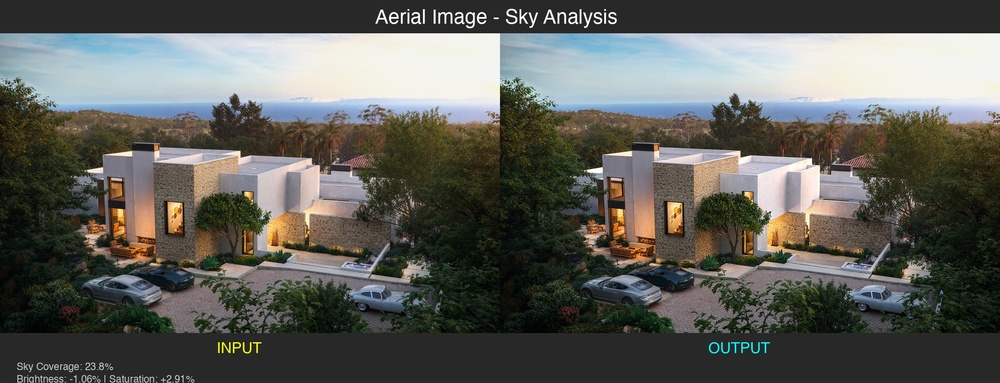
#> input picture comparison_images/aerial_sky_comparison.jpg, 1000 x 383 px, shrunk from 2400 x 920 before the run
$ python -i spatial_frequency.py   (imports and definitions only)
#> lines starting #> are read from the running program, lines starting #| are printed output that depends on the picture
"""Spatial frequency analysis for visual comfort.

Research findings:
- Human visual system most sensitive to 2-6 cycles per degree
- Low spatial frequencies (LSF) convey coarse information via magnocellular pathways
- High spatial frequencies (HSF) provide detail via parvocellular pathways
- Coarse-to-fine sequence: LSF processed before HSF
- Excessive HSF content causes visual discomfort and fatigue
- Balanced spatial frequency distribution reduces visual stress

For architectural photography:
- Overall composition (LSF) forms first impressions
- Textural detail (HSF) provides richness
- Balance prevents visual exhaustion

This module analyzes and optimizes spatial frequency content.
"""

import logging
from dataclasses import dataclass
from typing import List, Optional, Tuple, Union

import cv2
import numpy as np
from PIL import Image
from scipy import fftpack

logger = logging.getLogger(__name__)


@dataclass
class SpatialFrequencyAnalysis:
    """Spatial frequency analysis results.

    Attributes:
        lsf_energy: Low spatial frequency energy
        msf_energy: Mid spatial frequency energy
        hsf_energy: High spatial frequency energy
        balance_score: Balance score (0-1, higher = better balanced)
        dominant_frequencies: Dominant frequency bands
        visual_comfort_score: Predicted visual comfort (0-1)
        recommendations: Optimization suggestions
    """

    lsf_energy: float
    msf_energy: float
    hsf_energy: float
    balance_score: float
    dominant_frequencies: List[str]
    visual_comfort_score: float
    recommendations: List[str]


class SpatialFrequencyAnalyzer:
    """Analyze spatial frequency content for visual comfort.

    Uses Fourier transform to decompose image into frequency bands.
    Evaluates balance and predicts visual comfort.

    Example:
        >>> analyzer = SpatialFrequencyAnalyzer()
        >>> analysis = analyzer.analyze("architectural_photo.jpg")
        >>> print(f"Visual comfort: {analysis.visual_comfort_score:.2f}")
        >>> print(f"Balance: {analysis.balance_score:.2f}")
        >>> if analysis.visual_comfort_score < 0.7:
        ...     print("Recommendations:", analysis.recommendations)
    """

    # Frequency band definitions (cycles per degree approximations)
    # Assuming ~60 pixels per degree at typical viewing distance
    LSF_THRESHOLD = 0.1  # Low: 0-0.1 (large structures)
    MSF_THRESHOLD = 0.3  # Mid: 0.1-0.3 (medium details)

    # Non-DC energy at or below this fraction of the whole power spectrum is
    # floating-point residue, not structure. A single 1-level step in a flat
    # 480x640 uint8 image is ~1e-10, rounding residue of a flat image ~1e-32.
    _STRUCTURE_ENERGY_FLOOR = 1e-20
    # High: >0.3 (fine details)

    # Optimal energy distribution
    OPTIMAL_LSF = 0.50  # 50% low frequency
    OPTIMAL_MSF = 0.35  # 35% mid frequency
    OPTIMAL_HSF = 0.15  # 15% high frequency

    def __init__(self):
        """Initialize spatial frequency analyzer."""
        logger.info("SpatialFrequencyAnalyzer initialized")

    def analyze(
        self,
        image: Union[str, np.ndarray, Image.Image],
        viewing_distance_factor: float = 1.0,
    ) -> SpatialFrequencyAnalysis:
        """Analyze spatial frequency distribution.

        Args:
            image: Input image
            viewing_distance_factor: Viewing distance adjustment (1.0 = standard)

        Returns:
            Spatial frequency analysis
        """
        # Load and convert to grayscale
        image_gray = self._load_image_gray(image)

        # Compute frequency spectrum
        spectrum = self._compute_spectrum(image_gray)

        # Calculate frequency band energies
        lsf_energy, msf_energy, hsf_energy = self._calculate_band_energies(spectrum, viewing_distance_factor)

        # Normalize energies. The bands exclude the DC term, so a flat image
        # leaves only FFT rounding residue (~1e-32 of the spectrum for
        # non-power-of-two sizes); normalising that residue would yield
        # arbitrary band shares. Treat it as no structural energy.
        total_energy = lsf_energy + msf_energy + hsf_energy
        if total_energy <= self._STRUCTURE_ENERGY_FLOOR * float(np.sum(spectrum)):
            total_energy = 0.0
        lsf_norm = lsf_energy / total_energy if total_energy > 0 else 0
        msf_norm = msf_energy / total_energy if total_energy > 0 else 0
        hsf_norm = hsf_energy / total_energy if total_energy > 0 else 0

        # Calculate balance score
        balance_score = self._calculate_balance_score(lsf_norm, msf_norm, hsf_norm)

        # Identify dominant frequencies
        dominant_frequencies = self._identify_dominant_frequencies(lsf_norm, msf_norm, hsf_norm)

        # Calculate visual comfort score
        visual_comfort_score = self._calculate_comfort_score(lsf_norm, msf_norm, hsf_norm, balance_score)

        # Generate recommendations
        recommendations = self._generate_recommendations(lsf_norm, msf_norm, hsf_norm, visual_comfort_score)

        return SpatialFrequencyAnalysis(
            lsf_energy=lsf_norm,
            msf_energy=msf_norm,
            hsf_energy=hsf_norm,
            balance_score=balance_score,
            dominant_frequencies=dominant_frequencies,
            visual_comfort_score=visual_comfort_score,
            recommendations=recommendations,
        )

    def _compute_spectrum(self, image: np.ndarray) -> np.ndarray:
        """Compute 2D Fourier spectrum.

        Args:
            image: Grayscale image

        Returns:
            Power spectrum
        """
        # Apply 2D FFT
        fft = fftpack.fft2(image)
        fft_shifted = fftpack.fftshift(fft)

        # Compute power spectrum
        spectrum = np.abs(fft_shifted) ** 2

        return spectrum

    def _calculate_band_energies(self, spectrum: np.ndarray, viewing_distance_factor: float) -> Tuple[float, float, float]:
        """Calculate energy in each frequency band.

        Args:
            spectrum: Power spectrum
            viewing_distance_factor: Viewing distance adjustment

        Returns:
            Tuple of (LSF, MSF, HSF) energies
        """
        h, w = spectrum.shape

        # Radial frequency in cycles per pixel, built per axis so the bands are
        # isotropic for non-square images (bin distances are not: one bin is
        # 1/h cycles/px vertically but 1/w horizontally). The grids are
        # fftshift-ed to match the shifted spectrum.
        fy = fftpack.fftshift(np.fft.fftfreq(h))[:, None]
        fx = fftpack.fftshift(np.fft.fftfreq(w))[None, :]
        radius = np.sqrt(fx**2 + fy**2)

        # Normalize by the corner (Nyquist diagonal) frequency sqrt(0.5) so the
        # thresholds keep their meaning on square images.
        norm_radius = radius / np.sqrt(0.5)

        # Adjust thresholds by viewing distance
        lsf_thresh = self.LSF_THRESHOLD * viewing_distance_factor
        msf_thresh = self.MSF_THRESHOLD * viewing_distance_factor

        # Create masks for each band. The DC term (zero frequency) is the image
        # mean, i.e. brightness rather than structure, so it belongs to no band.
        lsf_mask = (norm_radius <= lsf_thresh) & (radius > 0)
        msf_mask = (norm_radius > lsf_thresh) & (norm_radius <= msf_thresh)
        hsf_mask = norm_radius > msf_thresh

        # Calculate energies
        lsf_energy = np.sum(spectrum[lsf_mask])
        msf_energy = np.sum(spectrum[msf_mask])
        hsf_energy = np.sum(spectrum[hsf_mask])

        return lsf_energy, msf_energy, hsf_energy

    def _calculate_balance_score(self, lsf: float, msf: float, hsf: float) -> float:
        """Calculate balance score based on optimal distribution.

        Args:
            lsf: Normalized LSF energy
            msf: Normalized MSF energy
            hsf: Normalized HSF energy

        Returns:
            Balance score (0-1)
        """
        # Calculate deviations from optimal
        lsf_dev = abs(lsf - self.OPTIMAL_LSF)
        msf_dev = abs(msf - self.OPTIMAL_MSF)
        hsf_dev = abs(hsf - self.OPTIMAL_HSF)

        # Average deviation
        avg_dev = (lsf_dev + msf_dev + hsf_dev) / 3

        # Convert to score (lower deviation = higher score)
        balance_score = 1.0 - avg_dev

        return max(0.0, min(1.0, balance_score))

    def _identify_dominant_frequencies(self, lsf: float, msf: float, hsf: float) -> List[str]:
        """Identify dominant frequency bands.

        Args:
            lsf: LSF energy
            msf: MSF energy
            hsf: HSF energy

        Returns:
            List of dominant bands
        """
        bands = [
            ("Low (structure)", lsf),
            ("Mid (detail)", msf),
            ("High (texture)", hsf),
        ]

        # Sort by energy
        bands.sort(key=lambda x: x[1], reverse=True)

        # Return bands above 25% threshold
        dominant = [name for name, energy in bands if energy > 0.25]

        return dominant if dominant else [bands[0][0]]

    def _calculate_comfort_score(self, lsf: float, msf: float, hsf: float, balance_score: float) -> float:
        """Calculate visual comfort score.

        Args:
            lsf: LSF energy
            msf: MSF energy
            hsf: HSF energy
            balance_score: Balance score

        Returns:
            Visual comfort score (0-1)
        """
        # Penalize excessive HSF (causes fatigue)
        hsf_penalty = 0.0
        if hsf > 0.25:
            hsf_penalty = (hsf - 0.25) * 2  # Up to 0.5 penalty

        # Reward adequate LSF (provides structure)
        lsf_bonus = 0.0
        if lsf >= 0.4:
            lsf_bonus = 0.2

        # Combine factors
        comfort = balance_score + lsf_bonus - hsf_penalty

        return max(0.0, min(1.0, comfort))

    def _generate_recommendations(self, lsf: float, msf: float, hsf: float, comfort_score: float) -> List[str]:
        """Generate optimization recommendations.

        Args:
            lsf: LSF energy
            msf: MSF energy
            hsf: HSF energy
            comfort_score: Visual comfort score

        Returns:
            List of recommendations
        """
        recommendations = []

        if comfort_score >= 0.8:
            recommendations.append("Excellent spatial frequency balance - optimal visual comfort.")
            return recommendations

        # LSF issues
        if lsf < 0.35:
            recommendations.append(
                "Increase low-frequency content (overall structure). " "Consider slight blur or reduce excessive detail."
            )

        # HSF issues
        if hsf > 0.25:
            recommendations.append(
                "Reduce high-frequency content to prevent visual fatigue. " "Apply subtle smoothing or reduce sharpening."
            )

        # MSF issues
        if msf < 0.25:
            recommendations.append("Enhance mid-frequency content (medium details). " "Increase local contrast or clarity.")

        # Balance issues
        if abs(lsf - hsf) < 0.1 and lsf < 0.4:
            recommendations.append(
                "Strengthen hierarchical structure: boost low frequencies "
                "relative to high frequencies for better visual processing."
            )

        return recommendations

    # [66 lines left out: function create_frequency_visualization, not called in this run]

    def _load_image_gray(self, image: Union[str, np.ndarray, Image.Image]) -> np.ndarray:
        """Load image as grayscale numpy array."""
        if isinstance(image, np.ndarray):
            if image.ndim == 3:
                return cv2.cvtColor(image, cv2.COLOR_RGB2GRAY)
            return image
        elif isinstance(image, Image.Image):
            return np.array(image.convert("L"))
        else:
            pil_img = Image.open(image).convert("L")
            return np.array(pil_img)

    def __repr__(self) -> str:
        return "SpatialFrequencyAnalyzer()"

>>> import cv2
>>> picture = cv2.cvtColor(cv2.imread('../../../comparison_images/aerial_sky_comparison.jpg'), cv2.COLOR_BGR2RGB)
>>> result = SpatialFrequencyAnalyzer().analyze(picture)
#> in _load_image_gray, `return cv2.cvtColor(image, cv2.COLOR_RGB2GRAY)`:
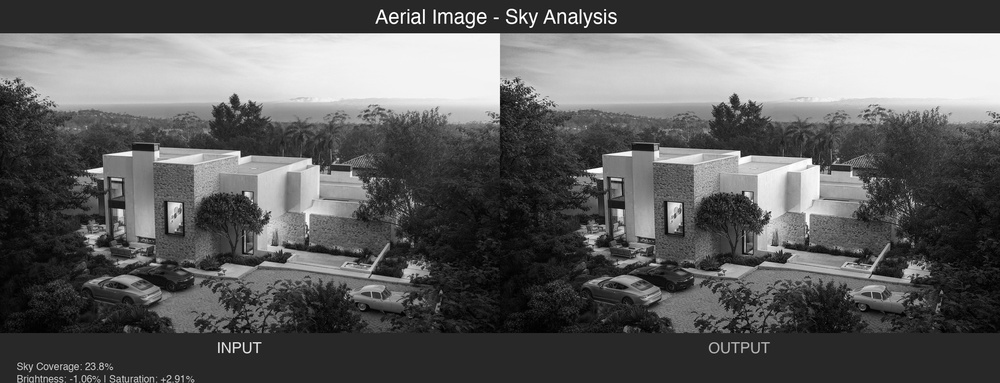
#> returned value: shape (383, 1000); min 0, max 255, mean 94.6
#> in _calculate_band_energies, `lsf_energy = np.sum(spectrum[lsf_mask])`: lsf_energy = 7.51e+14
#> in _calculate_band_energies, `msf_energy = np.sum(spectrum[msf_mask])`: msf_energy = 3.62e+13
#> in _calculate_band_energies, `hsf_energy = np.sum(spectrum[hsf_mask])`: hsf_energy = 2.05e+13
#> in analyze, `lsf_energy, msf_energy, hsf_energy = self._calculate_band_energies(spe..`: lsf_energy = 7.51e+14; msf_energy = 3.62e+13; hsf_energy = 2.05e+13
#> in analyze, `total_energy = lsf_energy + msf_energy + hsf_energy`: total_energy = 8.08e+14
#> in analyze, `lsf_norm = lsf_energy / total_energy if total_energy > 0 else 0`: lsf_norm = 0.93
#> in analyze, `msf_norm = msf_energy / total_energy if total_energy > 0 else 0`: msf_norm = 0.0448
#> in analyze, `hsf_norm = hsf_energy / total_energy if total_energy > 0 else 0`: hsf_norm = 0.0254
#> in _calculate_balance_score, `lsf_dev = abs(lsf - self.OPTIMAL_LSF)`: lsf_dev = 0.43
#> in _calculate_balance_score, `msf_dev = abs(msf - self.OPTIMAL_MSF)`: msf_dev = 0.305
#> in _calculate_balance_score, `hsf_dev = abs(hsf - self.OPTIMAL_HSF)`: hsf_dev = 0.125
#> in _calculate_balance_score, `avg_dev = (lsf_dev + msf_dev + hsf_dev) / 3`: avg_dev = 0.287
#> in _calculate_balance_score, `balance_score = 1.0 - avg_dev`: balance_score = 0.713
#> in _identify_dominant_frequencies, `bands = [ ("Low (structure)", lsf), ("Mid (detail)", msf), ("High (tex..`: bands = [('Low (structure)', 0.93), ('Mid (detail)', 0.0448), ('High (texture)', 0.0254)]
#> in _identify_dominant_frequencies, `dominant = [name for name, energy in bands if energy > 0.25]`: dominant = ['Low (structure)']
#> in _calculate_comfort_score, `comfort = balance_score + lsf_bonus - hsf_penalty`: comfort = 0.913
#> in analyze, `recommendations = self._generate_recommendations(lsf_norm, msf_norm, h..`: recommendations = 1 item

$ run again, on comparison_images/pool_water_comparison.jpg
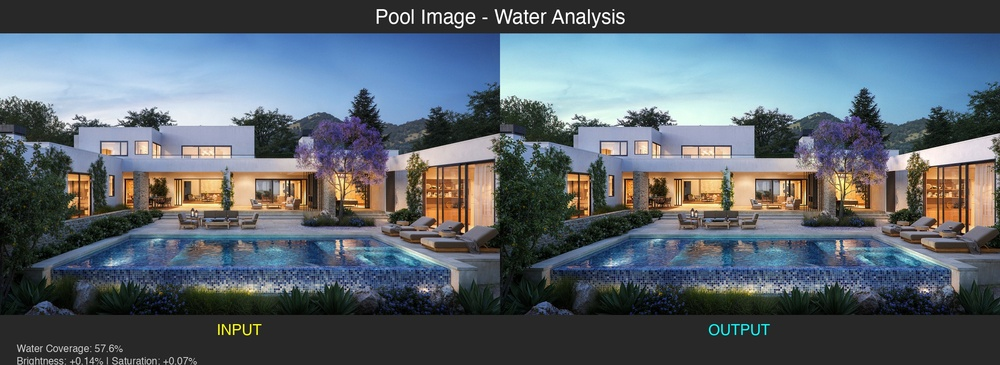
#> input picture comparison_images/pool_water_comparison.jpg, 1000 x 365 px, shrunk from 2400 x 875 before the run
#> in _load_image_gray, `return cv2.cvtColor(image, cv2.COLOR_RGB2GRAY)`:
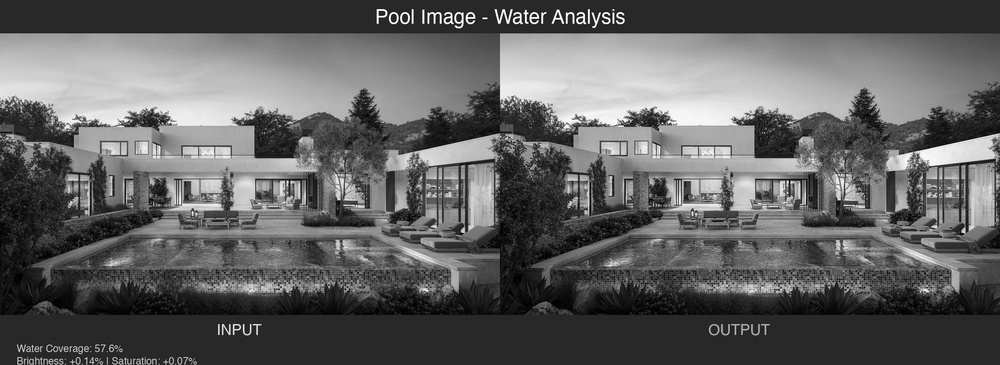
#> returned value: shape (365, 1000); min 0, max 255, mean 96.9
#> in _calculate_band_energies, `lsf_energy = np.sum(spectrum[lsf_mask])`: lsf_energy = 4.78e+14
#> in _calculate_band_energies, `msf_energy = np.sum(spectrum[msf_mask])`: msf_energy = 3.65e+13
#> in _calculate_band_energies, `hsf_energy = np.sum(spectrum[hsf_mask])`: hsf_energy = 2.49e+13
#> in analyze, `lsf_energy, msf_energy, hsf_energy = self._calculate_band_energies(spe..`: lsf_energy = 4.78e+14; msf_energy = 3.65e+13; hsf_energy = 2.49e+13
#> total_energy = 5.39e+14
#> lsf_norm = 0.886
#> msf_norm = 0.0677
#> hsf_norm = 0.0461
#> lsf_dev = 0.386
#> msf_dev = 0.282
#> hsf_dev = 0.104
#> avg_dev = 0.257
#> in _calculate_balance_score, `balance_score = 1.0 - avg_dev`: balance_score = 0.743
#> bands = [('Low (structure)', 0.886), ('Mid (detail)', 0.0677), ('High (texture)', 0.0461)]
#> dominant = ['Low (structure)']
#> comfort = 0.943
#> recommendations = 1 item
